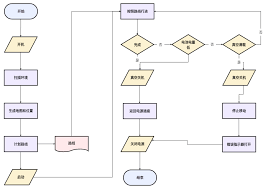
#> input picture vl/c.png, 267 x 189 px, found by its file name
$ python ocr_1.py   (older library calls are emulated)
#> lines starting #> are read from the running program, lines starting #| are printed output that depends on the picture
#> (the call stopped at in check_environment, `langs = pytesseract.get_languages()`: pytesseract is not available in this run)
import cv2
import numpy as np
import pytesseract
from PIL import Image
import json
import re
pytesseract.pytesseract.tesseract_cmd = r'D:\tools\Tesseract-OCR\tesseract.exe'
# 环境验证
def check_environment():
    try:
        langs = pytesseract.get_languages()
        assert 'chi_sim' in langs, "中文语言包未安装，请下载chi_sim.traineddata"
        print("环境验证通过，支持语言：", langs)
    except Exception as e:
        print("环境异常：", str(e))
        exit(1)

# 修正后的各向异性扩散函数
def anisotropic_diffusion(img, iterations=10, delta=0.14, kappa=30):
    img = img.astype(np.float32)
    height, width = img.shape[:2]

    for _ in range(iterations):
        # 使用正确的Sobel参数
        grad_n = cv2.Sobel(img, cv2.CV_32F, 0, 1, ksize=3)  # 北向梯度
        grad_s = -grad_n                                    # 南向梯度
        grad_e = cv2.Sobel(img, cv2.CV_32F, 1, 0, ksize=3)  # 东向梯度
        grad_w = -grad_e                                    # 西向梯度

        # 计算扩散系数
        cN = np.exp(-(np.abs(grad_n)/kappa**2))
        cS = np.exp(-(np.abs(grad_s)/kappa**2))
        cE = np.exp(-(np.abs(grad_e)/kappa**2))
        cW = np.exp(-(np.abs(grad_w)/kappa**2))

        # 应用扩散
        diff = delta * (cN*grad_n + cS*grad_s + cE*grad_e + cW*grad_w)
        img += diff

    return np.clip(img, 0, 255).astype(np.uint8)

# 图像预处理增强
def preprocess_image(image_path):
    img = cv2.imread(image_path)
#> img is the input picture: shape (189, 267, 3); mean B, G, R 245.5, 245.6, 246.5
    original = img.copy()

    # 灰度转换
    gray = cv2.cvtColor(img, cv2.COLOR_BGR2GRAY)
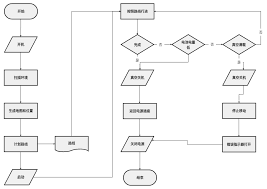
#> gray: shape (189, 267); min 0, max 255, mean 245.9

    # CLAHE对比度增强
    clahe = cv2.createCLAHE(clipLimit=2.0, tileGridSize=(8,8))
    enhanced = clahe.apply(gray)

    # 各向异性扩散去噪
    denoised = anisotropic_diffusion(enhanced)
#> the loop in anisotropic_diffusion, `for _ in range(iterations):` made 10 passes
#> pass 1, in anisotropic_diffusion, `grad_n = cv2.Sobel(img, cv2.CV_32F, 0, 1, ksize=3)`:
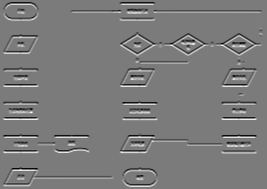
#> grad_n: shape (189, 267) float32; min -666, max 705, mean 0; drawn with min black and max white
#> pass 1, in anisotropic_diffusion, `grad_s = -grad_n`:
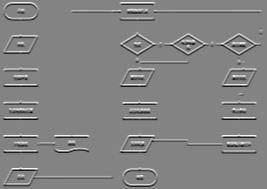
#> grad_s: shape (189, 267) float32; min -705, max 666, mean 0; drawn with min black and max white
#> pass 1, in anisotropic_diffusion, `grad_e = cv2.Sobel(img, cv2.CV_32F, 1, 0, ksize=3)`:
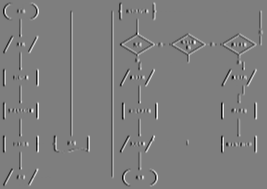
#> grad_e: shape (189, 267) float32; min -680, max 694, mean 0; drawn with min black and max white
#> pass 1, in anisotropic_diffusion, `grad_w = -grad_e`:
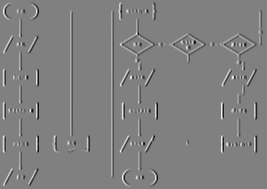
#> grad_w: shape (189, 267) float32; min -694, max 680, mean 0; drawn with min black and max white

    # 自适应阈值处理
    thresh = cv2.adaptiveThreshold(denoised, 255,
                                  cv2.ADAPTIVE_THRESH_GAUSSIAN_C,
                                  cv2.THRESH_BINARY_INV, 21, 10)
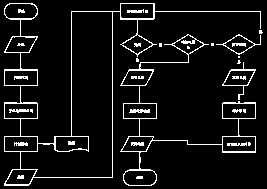
#> thresh: shape (189, 267); 7.4% white in thin lines or dots

    # 形态学操作（修正MORPH_RECT拼写错误）
    kernel = cv2.getStructuringElement(cv2.MORPH_RECT, (3,3))
    opened = cv2.morphologyEx(thresh, cv2.MORPH_OPEN, kernel, iterations=2)
#> opened: shape (189, 267); every value is 0

    return original, opened

# OCR处理优化
# [89 lines left out: functions ocr_processing, classify_shape, process_contours, not called in this run]

# 主处理流程
def analyze_image(image_path):
    check_environment()

    # 图像预处理
    img, processed = preprocess_image(image_path)

    # 轮廓检测
    contours, hierarchy = cv2.findContours(
        processed,
        cv2.RETR_TREE,
        cv2.CHAIN_APPROX_SIMPLE
    )
#> contours = []

    # 添加检查
    if contours is None or len(contours) == 0:
        return json.dumps([], indent=2, ensure_ascii=False)

    # 构建结构
    structure = process_contours(img, contours, hierarchy)

    return json.dumps(structure, indent=2, ensure_ascii=False)

# 示例使用
if __name__ == "__main__":
    result = analyze_image("D:\\workspaces\\python_projects\\ai_demo\\vl\\c.png")
    print(result)

    # 可选：保存结果
    with open("output.json", "w", encoding="utf-8") as f:
        f.write(result)
